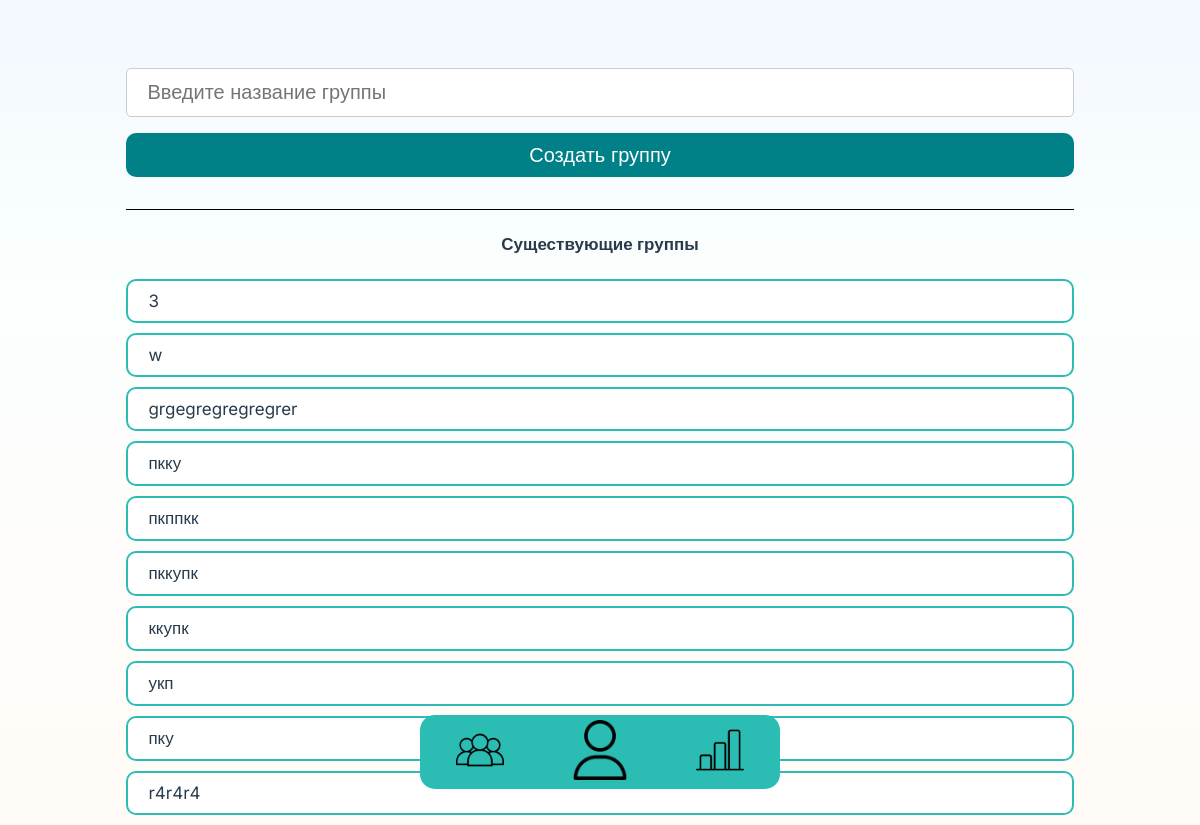
Before: /creategroup (signed in) with the older database file.
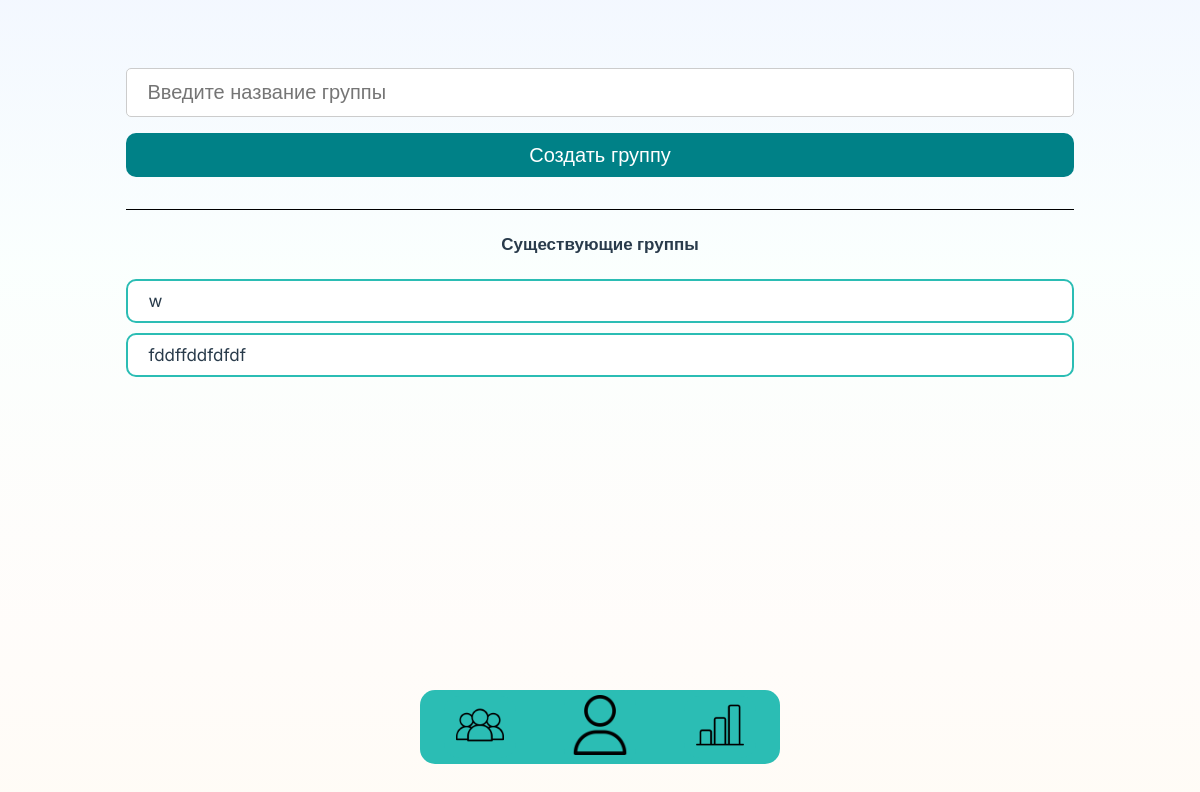
After: the same page with the newer database file.
### webflut/models.py (models this page shows, shortened)
class Group(models.Model):
    name = models.CharField(max_length=100)
    creator = models.ForeignKey(User, on_delete=models.CASCADE, related_name='created_groups', null=True, blank=True)
    users = models.ManyToManyField(User, related_name='joined_groups')

### webflut/views.py (the view)
# urls.py: path('creategroup', views.creategroup, name='creategroup'),
@login_required
def creategroup(request):
    if request.method == 'POST':
        group_name = request.POST.get('group_name')
        user = request.user  # Получить текущего пользователя
        group = Group.objects.create(name=group_name, creator=user)  # Создать группу с указанием создателя
        return redirect('creategroup')
    groups_with_users_count = Group.objects.filter(creator=request.user).annotate(num_users=Count('users'))
    return render(request, 'creategroup.html', {'groups': groups_with_users_count})

### webflut/templates/creategroup.html (shortened to what this page needs)
{% load static %}
{% load pwa %}
<!DOCTYPE html>
<html>
    <head>
    <link href="{% static 'css/Groups Pages/allGroups.css' %}" rel="stylesheet" />
    </head>
<body>
<div class="container">
    <form action="{% url 'creategroup' %}" method="post">
        <input type="text" name="group_name" placeholder="Введите название группы" required maxlength="30">
        <button type="submit">Создать группу</button>
    </form>
    <text class="title" id="all">Существующие группы</text>
{% for group in groups %}
    <a href="{% url 'groupdetail' group_id=group.id %}" class="one-groupe">{{ group.name }}</a>
{% endfor %}
</div>
{% include 'footer.html' %}

### webflut/templates/footer.html (shortened to what this page needs)
{% load static %} {% load pwa %}
<link href="{% static 'css/footer.css' %}" rel="stylesheet" />
<footer id="myFooter">
  <a href="{% url 'creategroup' %}" class="buttonFooter">
    <img src="{% static 'accets/groups.png' %}" class="imgFooter"/></a>
  <a href="{% url 'calories_and_bjy' %}" class="buttonFooter">
    <img src="{% static 'accets/profile.png' %}" class="imgFooter" id="main"/></a>
  <a href="{% url 'display_chart' %}" class="buttonFooter" >
    <img src="{% static 'accets/статистика.png' %}" class="imgFooter"/></a>
</footer>

### webflut/static/css/Groups Pages/allGroups.css (style rules this page uses)
html { height: 100%; font-family: "Inter", sans-serif; background: rgb(255, 237, 210); background: linear-gradient(0deg, rgba(255, 237, 210, 0.2) 0%, rgba(255, 241, 231, 0.2) 23%, rgba(232, 255, 249, 0.2) 67%, rgba(197, 219, 255, 0.2) 100%), no-repeat; }
#all { border-top: 1px solid black; width: 100%; font-size: 17px; text-align: center; margin-top: 2vw; padding-top: 2vw; }
.container { display: flex; width: 80%; flex-direction: column; margin: 5vw auto; border-radius: 10px; }
.container .title { margin-bottom: 2vw; font-weight: 600; color: #293b4b; }
.container form { display: flex; flex-direction: column; }
input[type=text] { padding: 12px 20px; margin: 8px 0; font-size: 20px; border: 1px solid #ccc; box-sizing: border-box; border-radius: 5px; }
button[type=submit] { font-size: 20px; width: 100%; font-family: "Inter", sans-serif; background-color: #008187; color: white; padding: 10px 20px; margin: 8px 0; border: none; cursor: pointer; border-radius: 10px; transition: filter 0.3s ease; }
.one-groupe { padding: 10px 20px; background-color: white; border-radius: 10px; font-size: 17px; border: 2px solid #2bbdb4; margin-bottom: 10px; transition: filter 0.3s ease; text-decoration: none; cursor: pointer; color: #293b4b; }
footer { bottom: 0; position: fixed !important; margin: 3vw auto; left: 0; right: 0; }

### webflut/static/css/footer.css (style rules this page uses)
footer { bottom: 0; position: fixed; margin: 3vw auto; left: 0; right: 0; border-radius: 15px; display: flex; width: 30%; background-color: #2bbdb4; justify-content: space-around; white-space: nowrap; align-items: center; box-sizing: border-box; }
.buttonFooter { background-color: #2bbdb4; box-sizing: border-box; padding: 5px 0px; width: 20%; text-align: center; text-decoration: none; border-radius: 15px; border: 0; transition: filter 0.3s ease; }
#main { width: 5vw; }
.imgFooter { width: 4vw; }

Changed rows visible on the page:
removed Group: name "3"
removed Group: name "grgegregregregrer"
removed Group: name "пкку"
removed Group: name "пкппкк"
removed Group: name "пккупк"
removed Group: name "ккупк"
removed Group: name "укп"
removed Group: name "пку"
removed Group: name "r4r4r4"
added Group: name "fddffddfdfdf"
